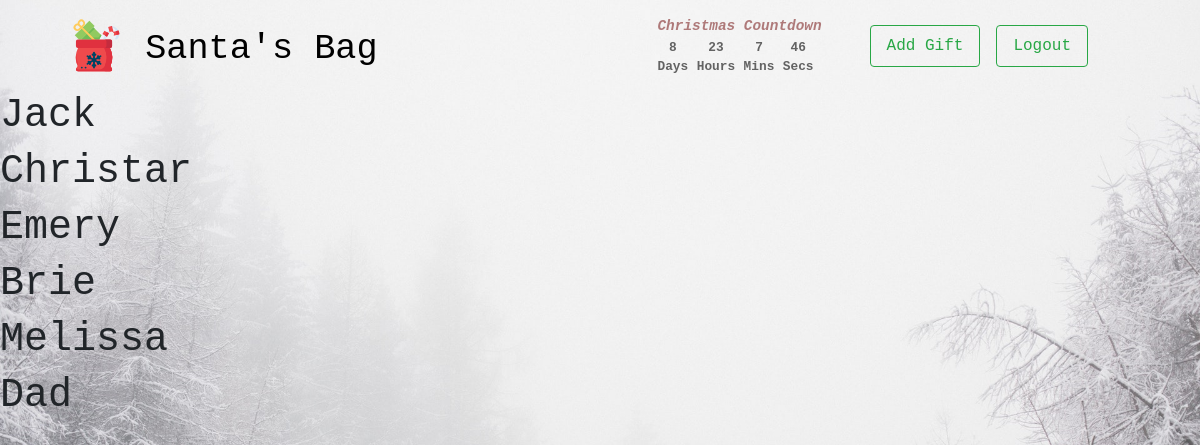
Page /recipients (signed in) on the earlier database version.
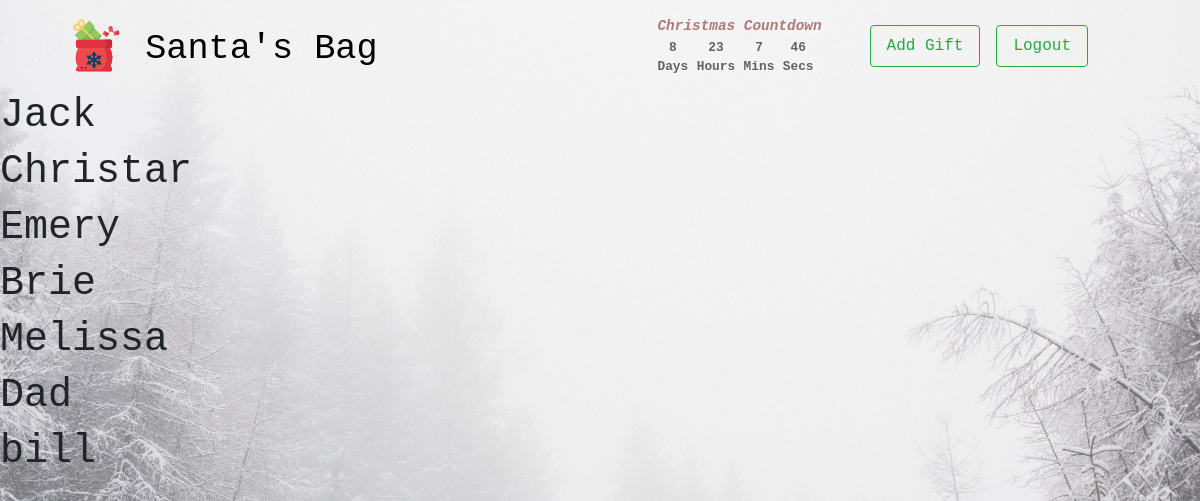
Same page on the later database version.
### mainapp/models.py (models this page shows)
class Recipient(models.Model):
    def __str__(self):
        return self.name
    name = models.CharField(max_length=150)
    user = models.ForeignKey(
        "auth.User",
        on_delete=models.CASCADE
    )

### mainapp/views.py (the view)
# urls.py: path('recipients', views.distinct_recipients, name='recipients'),
def distinct_recipients(request):
    recipients = Recipient.objects.filter(user=request.user.id)
    context = {'recipients': recipients}
    return render(request, 'mainapp/recipients.html', context)

### mainapp/templates/mainapp/recipients.html
{% extends 'mainapp/base.html'%}
{%block body%}
{% if user.is_authenticated %}
    {% for item in recipients  %}
        <h1>{{item}}</h1>
    {% endfor %}
{% endif %}
{%endblock%}

Differences in the rows shown:
added Recipient: name "bill"
